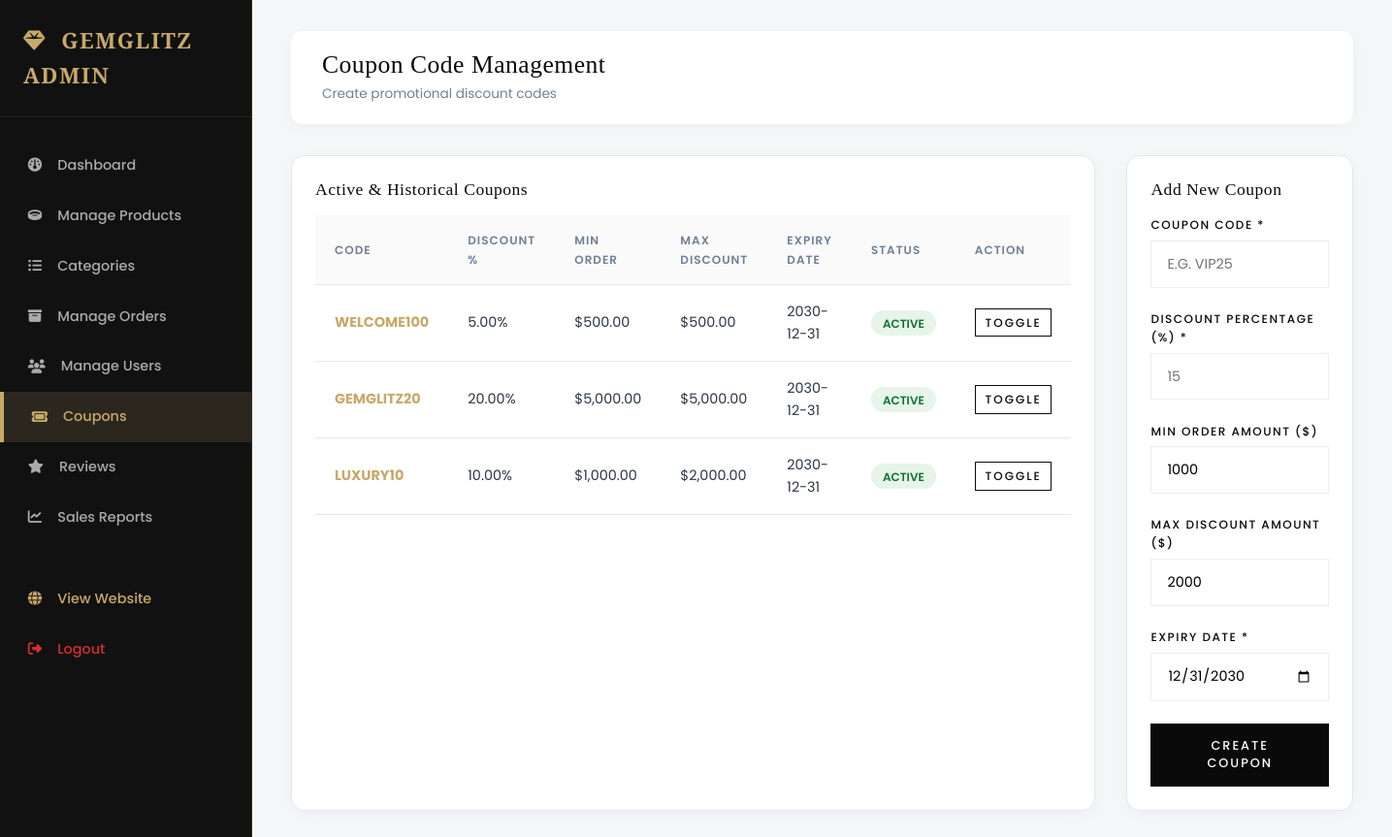
Page /admin/coupons.php (signed in) on the committed database.
### tables this page shows
CREATE TABLE `coupons` (
  `id` INT AUTO_INCREMENT PRIMARY KEY,
  `code` VARCHAR(50) UNIQUE NOT NULL,
  `discount_percent` DECIMAL(5, 2) NOT NULL,
  `min_order_amount` DECIMAL(10, 2) DEFAULT 0.00,
  `max_discount` DECIMAL(10, 2) DEFAULT 1000.00,
  `expiry_date` DATE NOT NULL,
  `status` TINYINT(1) DEFAULT 1,
  `created_at` DATETIME DEFAULT CURRENT_TIMESTAMP
);

### includes/functions.php (called while the page is built, shortened)
<?php
function sanitize($data) {
    return htmlspecialchars(trim($data), ENT_QUOTES, 'UTF-8');
}
function format_price($amount) {
    return '$' . number_format((float)$amount, 2);
}
?>

### admin/coupons.php (the view, shortened to what this page needs)
<?php
require_once __DIR__ . '/../includes/admin_header.php';
require_once __DIR__ . '/../includes/admin_sidebar.php';
$coupons = $pdo->query("SELECT * FROM coupons ORDER BY id DESC")->fetchAll();
?>
<main class="admin-main">
  <div class="admin-header">
    <div>
      <h2 style="font-size:1.6rem; font-family:'Playfair Display', serif;">Coupon Code Management</h2>
      <span style="font-size:0.85rem; color:#718096;">Create promotional discount codes</span>
    </div>
  </div>
  <div style="display:grid; grid-template-columns:2fr 1fr; gap:2rem;">
    <div class="table-card">
      <h3 style="font-size:1.1rem; font-family:'Playfair Display', serif; margin-bottom:1rem;">Active & Historical Coupons</h3>
      <table class="data-table">
        <thead>
          <tr>
            <th>Code</th>
            <th>Discount %</th>
            <th>Min Order</th>
            <th>Max Discount</th>
            <th>Expiry Date</th>
            <th>Status</th>
            <th>Action</th>
          </tr>
        </thead>
        <tbody>
          <?php foreach ($coupons as $c): ?>
            <tr>
              <td style="font-weight:700; color:var(--admin-primary);"><?php echo sanitize($c['code']); ?></td>
              <td><?php echo $c['discount_percent']; ?>%</td>
              <td><?php echo format_price($c['min_order_amount']); ?></td>
              <td><?php echo format_price($c['max_discount']); ?></td>
              <td><?php echo $c['expiry_date']; ?></td>
              <td><span class="badge-status <?php echo $c['status'] ? 'badge-success' : 'badge-danger'; ?>"><?php echo $c['status'] ? 'Active' : 'Disabled'; ?></span></td>
              <td>
                <a href="coupons.php?toggle=<?php echo $c['id']; ?>" class="btn btn-outline" style="padding:0.25rem 0.6rem; font-size:0.75rem;">Toggle</a>
              </td>
            </tr>
          <?php endforeach; ?>
        </tbody>
      </table>
    </div>
    <div class="table-card">
      <h3 style="font-size:1.1rem; font-family:'Playfair Display', serif; margin-bottom:1rem;">Add New Coupon</h3>
      <form method="POST" action="coupons.php">
        <div class="form-group">
          <label class="form-label">Coupon Code *</label>
          <input type="text" name="code" placeholder="e.g. VIP25" class="form-control" required style="text-transform:uppercase;">
        </div>
        <div class="form-group">
          <label class="form-label">Discount Percentage (%) *</label>
          <input type="number" step="0.01" name="discount_percent" placeholder="15" class="form-control" required>
        </div>
        <div class="form-group">
          <label class="form-label">Min Order Amount ($)</label>
          <input type="number" step="0.01" name="min_order_amount" value="1000" class="form-control">
        </div>
        <div class="form-group">
          <label class="form-label">Max Discount Amount ($)</label>
          <input type="number" step="0.01" name="max_discount" value="2000" class="form-control">
        </div>
        <div class="form-group">
          <label class="form-label">Expiry Date *</label>
          <input type="date" name="expiry_date" value="2030-12-31" class="form-control" required>
        </div>
        <button type="submit" class="btn btn-primary" style="width:100%;">Create Coupon</button>
      </form>
    </div>
  </div>
</main>
</div>
</body>
</html>

### assets/css/style.css (style rules this page uses)
:root { --primary-gold: #C8A96A; --accent-gold: #D4AF37; --gold-subtle: rgba(200, 169, 106, 0.15); --dark-bg: #0A0A0A; --dark-card: #121212; --dark-border: #222222; --white: #FFFFFF; --secondary-bg: #FAFAFA; --gray-text: #666666; --light-gray: #AAAAAA; --border-color: #EEEEEE; --success: #2E7D32; --error: #D32F2F; --font-heading: 'Playfair Display', Georgia, serif; --font-body: 'Poppins', -apple-system, BlinkMacSystemFont, sans-serif; --transition: all 0.35s cubic-bezier(0.16, 1, 0.3, 1); --radius-sm: 4px; --radius-md: 8px; --radius-lg: 16px; }
*, *::before, *::after { box-sizing: border-box; margin: 0; padding: 0; }
html { scroll-behavior: smooth; font-size: 16px; }
body { font-family: var(--font-body); background-color: var(--white); color: var(--dark-bg); line-height: 1.6; overflow-x: hidden; transition: background-color 0.3s ease, color 0.3s ease; }
a { color: inherit; text-decoration: none; transition: var(--transition); }
h1, h2, h3, h4, h5, h6 { font-family: var(--font-heading); font-weight: 400; line-height: 1.2; color: var(--dark-bg); letter-spacing: 0.5px; }
.btn { display: inline-flex; align-items: center; justify-content: center; gap: 0.6rem; padding: 0.85rem 2rem; font-family: var(--font-body); font-weight: 500; font-size: 0.8rem; letter-spacing: 2px; text-transform: uppercase; border-radius: 0; border: 1px solid transparent; cursor: pointer; transition: var(--transition); }
.btn-primary { background: var(--dark-bg); color: var(--white); border: 1px solid var(--dark-bg); }
.btn-outline { background: transparent; border: 1px solid var(--dark-bg); color: var(--dark-bg); }
.form-group { margin-bottom: 1.4rem; }
.form-label { display: block; font-size: 0.75rem; font-weight: 500; letter-spacing: 1.5px; text-transform: uppercase; margin-bottom: 0.4rem; color: var(--dark-bg); }
.form-control { width: 100%; padding: 0.8rem 1rem; font-family: var(--font-body); font-size: 0.9rem; border: 1px solid var(--border-color); background: #FFF; outline: none; transition: var(--transition); }

### assets/css/admin.css (style rules this page uses)
:root { --admin-sidebar-w: 260px; --admin-bg: #F4F6F8; --admin-sidebar-bg: #111111; --admin-card-bg: #FFFFFF; --admin-border: #E3E8EE; --admin-primary: #C8A96A; --admin-text: #2D3748; }
body.admin-body { background-color: var(--admin-bg); font-family: 'Poppins', sans-serif; color: var(--admin-text); margin: 0; }
.admin-main { margin-left: var(--admin-sidebar-w); flex-grow: 1; padding: 2rem 2.5rem; }
.admin-header { display: flex; align-items: center; justify-content: space-between; margin-bottom: 2rem; background: #FFFFFF; padding: 1.25rem 2rem; border-radius: 12px; box-shadow: 0 4px 15px rgba(0,0,0,0.03); }
.table-card { background: #FFFFFF; border-radius: 14px; padding: 1.5rem; box-shadow: 0 4px 15px rgba(0,0,0,0.03); border: 1px solid var(--admin-border); }
.data-table { width: 100%; border-collapse: collapse; margin-top: 1rem; }
.data-table th, .data-table td { padding: 1rem 1.25rem; text-align: left; border-bottom: 1px solid var(--admin-border); font-size: 0.9rem; }
.data-table th { background: #FAFAFA; font-weight: 600; text-transform: uppercase; font-size: 0.75rem; letter-spacing: 1px; color: #718096; }
.badge-status { padding: 0.3rem 0.75rem; border-radius: 50px; font-size: 0.75rem; font-weight: 600; text-transform: uppercase; }
.badge-success { background: #E6F4EA; color: #137333; }

### rows in the picture
coupons: code "WELCOME100", discount_percent "5.00", min_order_amount "$500.00", max_discount "$500.00", expiry_date "2030-12-31", status "ACTIVE"
coupons: code "GEMGLITZ20", discount_percent "20.00", min_order_amount "$5,000.00", max_discount "$5,000.00", expiry_date "2030-12-31", status "ACTIVE"
coupons: code "LUXURY10", discount_percent "10.00", min_order_amount "$1,000.00", max_discount "$2,000.00", expiry_date "2030-12-31", status "ACTIVE"
